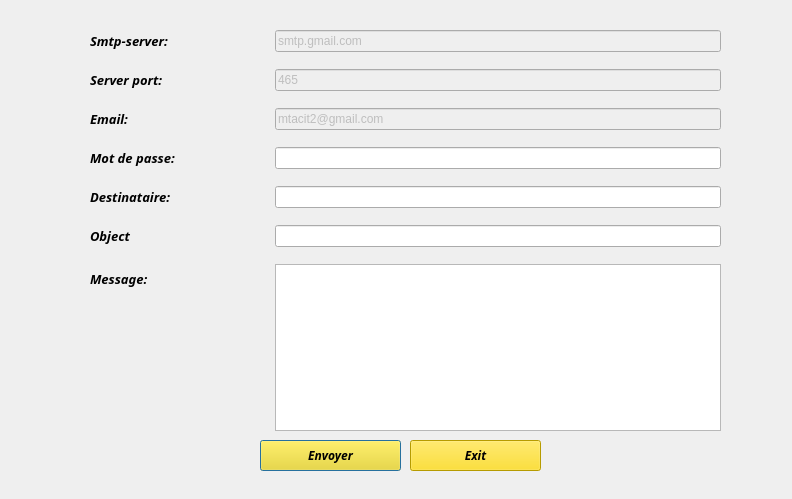
<?xml version="1.0" encoding="UTF-8"?>
<ui version="4.0">
 <class>smtp</class>
 <widget class="QDialog" name="smtp">
  <property name="geometry">
   <rect>
    <x>0</x>
    <y>0</y>
    <width>792</width>
    <height>499</height>
   </rect>
  </property>
  <property name="windowTitle">
   <string>Dialog</string>
  </property>
  <widget class="QPushButton" name="sendBtn">
   <property name="geometry">
    <rect>
     <x>260</x>
     <y>440</y>
     <width>141</width>
     <height>31</height>
    </rect>
   </property>
   <property name="font">
    <font>
     <family>Lucida Bright</family>
     <weight>75</weight>
     <italic>true</italic>
     <bold>true</bold>
    </font>
   </property>
   <property name="styleSheet">
    <string notr="true">background-color: rgb(255, 217, 0);</string>
   </property>
   <property name="text">
    <string>Envoyer</string>
   </property>
  </widget>
  <widget class="QWidget" name="layoutWidget">
   <property name="geometry">
    <rect>
     <x>90</x>
     <y>30</y>
     <width>631</width>
     <height>401</height>
    </rect>
   </property>
   <layout class="QFormLayout" name="formLayout">
    <property name="fieldGrowthPolicy">
     <enum>QFormLayout::ExpandingFieldsGrow</enum>
    </property>
    <property name="rowWrapPolicy">
     <enum>QFormLayout::WrapLongRows</enum>
    </property>
    <property name="horizontalSpacing">
     <number>100</number>
    </property>
    <property name="verticalSpacing">
     <number>17</number>
    </property>
    <item row="0" column="0">
     <widget class="QLabel" name="label">
      <property name="font">
       <font>
        <family>Lucida Bright</family>
        <weight>75</weight>
        <italic>true</italic>
        <bold>true</bold>
       </font>
      </property>
      <property name="text">
       <string>&lt;html&gt;&lt;head/&gt;&lt;body&gt;&lt;p&gt;&lt;span style=&quot; font-size:10pt;&quot;&gt;Smtp-server:&lt;/span&gt;&lt;/p&gt;&lt;/body&gt;&lt;/html&gt;</string>
      </property>
     </widget>
    </item>
    <item row="0" column="1">
     <widget class="QLineEdit" name="server">
      <property name="enabled">
       <bool>false</bool>
      </property>
      <property name="text">
       <string>smtp.gmail.com</string>
      </property>
     </widget>
    </item>
    <item row="1" column="0">
     <widget class="QLabel" name="label_2">
      <property name="font">
       <font>
        <family>Lucida Bright</family>
        <weight>75</weight>
        <italic>true</italic>
        <bold>true</bold>
       </font>
      </property>
      <property name="text">
       <string>&lt;html&gt;&lt;head/&gt;&lt;body&gt;&lt;p&gt;&lt;span style=&quot; font-size:10pt;&quot;&gt;Server port:&lt;/span&gt;&lt;/p&gt;&lt;/body&gt;&lt;/html&gt;</string>
      </property>
     </widget>
    </item>
    <item row="1" column="1">
     <widget class="QLineEdit" name="port">
      <property name="enabled">
       <bool>false</bool>
      </property>
      <property name="text">
       <string>465</string>
      </property>
     </widget>
    </item>
    <item row="2" column="0">
     <widget class="QLabel" name="label_3">
      <property name="font">
       <font>
        <family>Lucida Bright</family>
        <weight>75</weight>
        <italic>true</italic>
        <bold>true</bold>
       </font>
      </property>
      <property name="text">
       <string>&lt;html&gt;&lt;head/&gt;&lt;body&gt;&lt;p&gt;&lt;span style=&quot; font-size:10pt;&quot;&gt;Email:&lt;/span&gt;&lt;/p&gt;&lt;/body&gt;&lt;/html&gt;</string>
      </property>
     </widget>
    </item>
    <item row="2" column="1">
     <widget class="QLineEdit" name="uname">
      <property name="enabled">
       <bool>false</bool>
      </property>
      <property name="text">
       <string>mtacit2@gmail.com</string>
      </property>
     </widget>
    </item>
    <item row="3" column="0">
     <widget class="QLabel" name="label_4">
      <property name="font">
       <font>
        <family>Lucida Bright</family>
        <weight>75</weight>
        <italic>true</italic>
        <bold>true</bold>
       </font>
      </property>
      <property name="text">
       <string>&lt;html&gt;&lt;head/&gt;&lt;body&gt;&lt;p&gt;&lt;span style=&quot; font-size:10pt;&quot;&gt;Mot de passe:&lt;/span&gt;&lt;/p&gt;&lt;/body&gt;&lt;/html&gt;</string>
      </property>
     </widget>
    </item>
    <item row="3" column="1">
     <widget class="QLineEdit" name="paswd">
      <property name="inputMask">
       <string/>
      </property>
      <property name="text">
       <string/>
      </property>
      <property name="echoMode">
       <enum>QLineEdit::Password</enum>
      </property>
     </widget>
    </item>
    <item row="4" column="0">
     <widget class="QLabel" name="label_5">
      <property name="font">
       <font>
        <family>Lucida Bright</family>
        <weight>75</weight>
        <italic>true</italic>
        <bold>true</bold>
       </font>
      </property>
      <property name="text">
       <string>&lt;html&gt;&lt;head/&gt;&lt;body&gt;&lt;p&gt;&lt;span style=&quot; font-size:10pt;&quot;&gt;Destinataire:&lt;/span&gt;&lt;/p&gt;&lt;/body&gt;&lt;/html&gt;</string>
      </property>
     </widget>
    </item>
    <item row="5" column="0">
     <widget class="QLabel" name="label_6">
      <property name="font">
       <font>
        <family>Lucida Bright</family>
        <weight>75</weight>
        <italic>true</italic>
        <bold>true</bold>
       </font>
      </property>
      <property name="text">
       <string>&lt;html&gt;&lt;head/&gt;&lt;body&gt;&lt;p&gt;&lt;span style=&quot; font-size:10pt;&quot;&gt;Object&lt;/span&gt;&lt;/p&gt;&lt;/body&gt;&lt;/html&gt;</string>
      </property>
     </widget>
    </item>
    <item row="5" column="1">
     <widget class="QLineEdit" name="subject"/>
    </item>
    <item row="6" column="0">
     <widget class="QLabel" name="label_7">
      <property name="font">
       <font>
        <family>Lucida Bright</family>
        <weight>75</weight>
        <italic>true</italic>
        <bold>true</bold>
       </font>
      </property>
      <property name="text">
       <string>&lt;html&gt;&lt;head/&gt;&lt;body&gt;&lt;p&gt;&lt;span style=&quot; font-size:10pt;&quot;&gt;Message:&lt;/span&gt;&lt;/p&gt;&lt;/body&gt;&lt;/html&gt;</string>
      </property>
     </widget>
    </item>
    <item row="6" column="1">
     <widget class="QPlainTextEdit" name="msg"/>
    </item>
    <item row="4" column="1">
     <widget class="QLineEdit" name="rcpt">
      <property name="text">
       <string/>
      </property>
     </widget>
    </item>
   </layout>
  </widget>
  <widget class="QPushButton" name="exitBtn">
   <property name="geometry">
    <rect>
     <x>410</x>
     <y>440</y>
     <width>131</width>
     <height>31</height>
    </rect>
   </property>
   <property name="font">
    <font>
     <family>Lucida Bright</family>
     <weight>75</weight>
     <italic>true</italic>
     <bold>true</bold>
    </font>
   </property>
   <property name="styleSheet">
    <string notr="true">background-color: rgb(255, 217, 0);</string>
   </property>
   <property name="text">
    <string>Exit</string>
   </property>
  </widget>
 </widget>
 <resources/>
 <connections/>
</ui>
